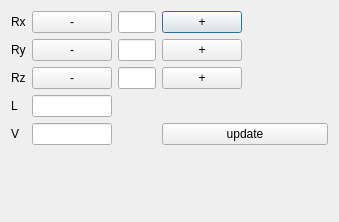
<?xml version="1.0" encoding="UTF-8"?>
<ui version="4.0">
 <class>Refine</class>
 <widget class="QDialog" name="Refine">
  <property name="geometry">
   <rect>
    <x>0</x>
    <y>0</y>
    <width>339</width>
    <height>222</height>
   </rect>
  </property>
  <property name="windowTitle">
   <string>Refine orientation</string>
  </property>
  <layout class="QGridLayout" name="gridLayout_2">
   <item row="0" column="0">
    <layout class="QGridLayout" name="gridLayout">
     <item row="1" column="4">
      <widget class="QLabel" name="ty_label">
       <property name="text">
        <string>                        </string>
       </property>
      </widget>
     </item>
     <item row="2" column="0">
      <widget class="QLabel" name="Rz_label">
       <property name="text">
        <string>Rz</string>
       </property>
      </widget>
     </item>
     <item row="0" column="3">
      <widget class="QPushButton" name="Rxp_button">
       <property name="text">
        <string>+</string>
       </property>
      </widget>
     </item>
     <item row="0" column="2">
      <widget class="QLineEdit" name="Rx_entry"/>
     </item>
     <item row="2" column="2">
      <widget class="QLineEdit" name="Rz_entry"/>
     </item>
     <item row="0" column="4">
      <widget class="QLabel" name="tx_label">
       <property name="text">
        <string/>
       </property>
      </widget>
     </item>
     <item row="1" column="1">
      <widget class="QPushButton" name="Rym_button">
       <property name="text">
        <string>-</string>
       </property>
      </widget>
     </item>
     <item row="2" column="4">
      <widget class="QLabel" name="tz_label">
       <property name="text">
        <string>                    </string>
       </property>
      </widget>
     </item>
     <item row="3" column="0">
      <widget class="QLabel" name="L_label">
       <property name="text">
        <string>L</string>
       </property>
      </widget>
     </item>
     <item row="1" column="3">
      <widget class="QPushButton" name="Ryp_button">
       <property name="text">
        <string>+</string>
       </property>
      </widget>
     </item>
     <item row="1" column="2">
      <widget class="QLineEdit" name="Ry_entry"/>
     </item>
     <item row="3" column="1">
      <widget class="QLineEdit" name="L_entry"/>
     </item>
     <item row="2" column="1">
      <widget class="QPushButton" name="Rzm_button">
       <property name="text">
        <string>-</string>
       </property>
      </widget>
     </item>
     <item row="2" column="3">
      <widget class="QPushButton" name="Rzp_button">
       <property name="text">
        <string>+</string>
       </property>
      </widget>
     </item>
     <item row="1" column="0">
      <widget class="QLabel" name="Ry_label">
       <property name="text">
        <string>Ry</string>
       </property>
      </widget>
     </item>
     <item row="0" column="1">
      <widget class="QPushButton" name="Rxm_button">
       <property name="text">
        <string>-</string>
       </property>
      </widget>
     </item>
     <item row="0" column="0">
      <widget class="QLabel" name="Rx_label">
       <property name="text">
        <string>Rx</string>
       </property>
      </widget>
     </item>
     <item row="5" column="0" rowspan="2" colspan="5">
      <widget class="QLabel" name="euler_label">
       <property name="text">
        <string/>
       </property>
       <property name="textInteractionFlags">
        <set>Qt::LinksAccessibleByMouse|Qt::TextSelectableByMouse</set>
       </property>
      </widget>
     </item>
     <item row="4" column="0">
      <widget class="QLabel" name="V_label">
       <property name="text">
        <string>V</string>
       </property>
      </widget>
     </item>
     <item row="4" column="1">
      <widget class="QLineEdit" name="V_entry"/>
     </item>
     <item row="4" column="3" colspan="2">
      <widget class="QPushButton" name="update_button">
       <property name="text">
        <string>update</string>
       </property>
      </widget>
     </item>
    </layout>
   </item>
  </layout>
 </widget>
 <tabstops>
  <tabstop>Rxm_button</tabstop>
  <tabstop>Rx_entry</tabstop>
  <tabstop>Rxp_button</tabstop>
  <tabstop>Rym_button</tabstop>
  <tabstop>Ry_entry</tabstop>
  <tabstop>Ryp_button</tabstop>
  <tabstop>Rzm_button</tabstop>
  <tabstop>Rz_entry</tabstop>
  <tabstop>Rzp_button</tabstop>
  <tabstop>L_entry</tabstop>
 </tabstops>
 <resources/>
 <connections/>
</ui>
